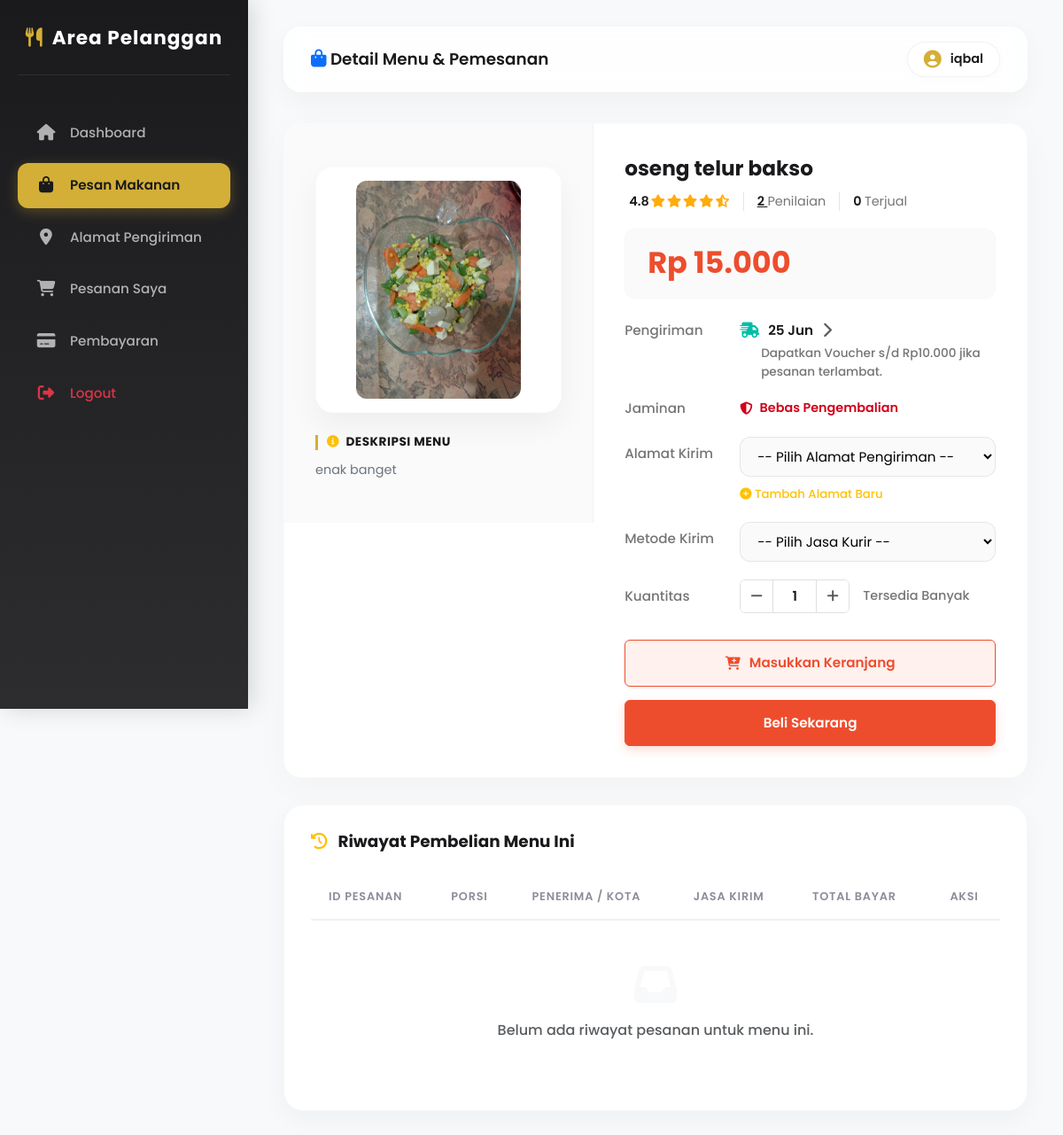
The page /pengunjung/pesan.php?id=0 (signed in) on the database its author committed.
### tables this page shows
CREATE TABLE `users` (
  `id` int(11) NOT NULL,
  `username` varchar(50) DEFAULT NULL,
  `password` varchar(255) NOT NULL,
  `role` enum('admin','petugas','pengunjung') DEFAULT NULL
);

CREATE TABLE `produk` (
  `id` int(11) NOT NULL,
  `nama` varchar(100) DEFAULT NULL,
  `deskripsi` text,
  `harga` int(11) DEFAULT NULL,
  `gambar` varchar(100) DEFAULT NULL
);

### pengunjung/pesan.php (the view, shortened to what this page needs)
<?php
include '../koneksi.php';
$user_id = $_SESSION['id'];
$q_pengunjung = mysqli_query($conn, "SELECT username FROM users WHERE id='$user_id'");
$d_pengunjung = mysqli_fetch_assoc($q_pengunjung);
$nama_pengunjung = $d_pengunjung['username'];
$id = isset($_GET['id']) ? intval($_GET['id']) : 0;
if ($id <= 0) {
    $first_prod = mysqli_fetch_assoc(mysqli_query($conn, "SELECT id FROM produk ORDER BY id ASC LIMIT 1"));
    $id = $first_prod ? intval($first_prod['id']) : 0;
}
$produk = mysqli_fetch_array(mysqli_query($conn,"SELECT * FROM produk WHERE id='$id'"));
$q_terjual = mysqli_query($conn, "SELECT SUM(dp.jumlah) as total_terjual FROM detail_pesanan dp JOIN pesanan p ON dp.pesanan_id = p.id WHERE dp.produk_id='$id'");
$d_terjual = mysqli_fetch_assoc($q_terjual);
$terjual = intval($d_terjual['total_terjual']);
$edit_data = null;
$data = mysqli_query($conn,"
SELECT p.*, a.nama_penerima, a.kota, o.nama_jasa, o.biaya, dp.jumlah, pr.nama as nama_produk
FROM pesanan p
LEFT JOIN alamat a ON p.alamat_id = a.id
LEFT JOIN ongkir o ON p.ongkir_id = o.id
LEFT JOIN detail_pesanan dp ON p.id = dp.pesanan_id
LEFT JOIN produk pr ON dp.produk_id = pr.id
WHERE p.user_id='$user_id' AND dp.produk_id='$id'
ORDER BY p.id DESC
");
?>
<!DOCTYPE html>
<html lang="id">
<head>
    <link href="https://cdnjs.cloudflare.com/ajax/libs/font-awesome/6.5.0/css/all.min.css" rel="stylesheet">
    <link href="https://cdn.jsdelivr.net/npm/bootstrap@5.3.0/dist/css/bootstrap.min.css" rel="stylesheet">
    <link href="../css/dashboard.css" rel="stylesheet">
</head>
<body>
    <?php include '../includes/sidebar_pengunjung.php'; ?>
    <div class="main-content">
        <?php
        $topbar_title = "Detail Menu & Pemesanan";
        $user_name = $nama_pengunjung;
        $topbar_icon = '<i class="fa fa-shopping-bag text-primary"></i>';
        include '../includes/topbar.php';
        ?>
        <div class="product-detail-container">
            <div class="row g-0">
                <div class="col-lg-5 col-md-6">
                    <div class="product-gallery-side">
                        <div class="product-img-card">
                            <?php if(!empty($produk['gambar']) && file_exists("../upload/".$produk['gambar'])){ ?>
                                <img src="../upload/<?= htmlspecialchars($produk['gambar']) ?>" alt="<?= htmlspecialchars($produk['nama']) ?>">
                            <?php } else { ?>
                                <i class="fa fa-utensils fa-5x text-muted"></i>
                            <?php } ?>
                        </div>
                        <div class="product-desc-box">
                            <h6><i class="fa fa-info-circle text-warning me-1"></i> Deskripsi Menu</h6>
                            <p><?= nl2br(htmlspecialchars($produk['deskripsi'])) ?></p>
                        </div>
                    </div>
                </div>
                <div class="col-lg-7 col-md-6">
                    <div class="product-info-side">
                        <h3 class="shopee-title"><?= htmlspecialchars($produk['nama']) ?></h3>
                        <div class="shopee-rating-row">
                            <div class="shopee-rating-stars">
                                <span>4.8</span>
                                <i class="fa fa-star"></i>
                                <i class="fa fa-star"></i>
                                <i class="fa fa-star"></i>
                                <i class="fa fa-star"></i>
                                <i class="fa fa-star-half-alt"></i>
                            </div>
                            <div class="shopee-penilaian-count">
                                <?= max(1, round($terjual / 2) + 2); ?> <span>Penilaian</span>
                            </div>
                            <div class="shopee-terjual-count">
                                <?= $terjual; ?> <span>Terjual</span>
                            </div>
                        </div>
                        <div class="shopee-price-box">
                            <h2 class="shopee-price-big">Rp <?= number_format($produk['harga'], 0, ',', '.'); ?></h2>
                        </div>
                        <form method="POST">
                            <div class="shopee-spec-group">
                                <div class="shopee-spec-label">Pengiriman</div>
                                <div class="shopee-spec-value shopee-shipping-details">
                                    <div class="shopee-shipping-main">
                                        <i class="fa fa-truck-fast"></i>
                                        <span><?= date('d M', strtotime('+2 days')); ?></span>
                                        <i class="fa fa-chevron-right small text-muted"></i>
                                    </div>
                                    <div class="shopee-shipping-sub">
                                        Dapatkan Voucher s/d Rp10.000 jika pesanan terlambat.
                                    </div>
                                </div>
                                <div class="shopee-spec-label">Jaminan</div>
                                <div class="shopee-spec-value">
                                    <span class="shopee-guarantee">
                                        <i class="fa fa-shield-halved"></i> Bebas Pengembalian
                                    </span>
                                </div>
                                <div class="shopee-spec-label mt-2">Alamat Kirim</div>
                                <div class="shopee-spec-value">
                                    <select name="alamat_id" class="shopee-select-box" required>
                                        <option value="">-- Pilih Alamat Pengiriman --</option>
                                    </select>
                                    <div class="mt-2 text-start">
                                        <a href="alamat.php" class="text-decoration-none small text-warning"><i class="fa fa-plus-circle"></i> Tambah Alamat Baru</a>
                                    </div>
                                </div>
                                <div class="shopee-spec-label mt-2">Metode Kirim</div>
                                <div class="shopee-spec-value">
                                    <select name="ongkir_id" class="shopee-select-box" required>
                                        <option value="">-- Pilih Jasa Kurir --</option>
                                    </select>
                                </div>
                                <div class="shopee-spec-label mt-2">Kuantitas</div>
                                <div class="shopee-spec-value d-flex align-items-center">
                                    <div class="shopee-quantity-control">
                                        <button type="button" class="shopee-quantity-btn" onclick="decreaseQty()"><i class="fa fa-minus"></i></button>
                                        <input type="number" id="qty-input" name="jumlah" class="shopee-quantity-input"
                                               value="<?= $edit_data && isset($edit_data['jumlah']) ? $edit_data['jumlah'] : (isset($_GET['jumlah']) ? intval($_GET['jumlah']) : 1) ?>"
                                               min="1" required>
                                        <button type="button" class="shopee-quantity-btn" onclick="increaseQty()"><i class="fa fa-plus"></i></button>
                                    </div>
                                    <div class="shopee-stock-info">
                                        Tersedia Banyak
                                    </div>
                                </div>
                            </div>
                            <div class="shopee-btn-container">
                                <?php if($edit_data){ ?>
                                    <button type="submit" name="action" value="beli" class="btn-shopee-edit">
                                        <i class="fa fa-save"></i> SIMPAN PERUBAHAN PESANAN
                                    </button>
                                <?php } else { ?>
                                    <button type="submit" name="action" value="keranjang" class="btn-shopee-cart">
                                        <i class="fa fa-cart-plus"></i> Masukkan Keranjang
                                    </button>
                                    <button type="submit" name="action" value="beli" class="btn-shopee-buy">
                                        Beli Sekarang
                                    </button>
                                <?php } ?>
                            </div>
                        </form>
                    </div>
                </div>
            </div>
        </div>
        <div class="card-premium">
            <h5 class="card-title-premium mb-4"><i class="fa fa-history text-warning"></i> Riwayat Pembelian Menu Ini</h5>
            <div class="table-responsive">
                <table class="table-premium">
                    <thead>
                        <tr>
                            <th>ID Pesanan</th>
                            <th>Porsi</th>
                            <th>Penerima / Kota</th>
                            <th>Jasa Kirim</th>
                            <th>Total Bayar</th>
                            <th class="text-center">Aksi</th>
                        </tr>
                    </thead>
                    <tbody>
                        <?php if(mysqli_num_rows($data) > 0){ ?>
                            <?php while($d=mysqli_fetch_array($data)){ ?>
                            <tr>
                                <td>
                                    <span class="fw-bold">#<?= $d['id'] ?></span>
                                    <div class="small text-muted"><?= date('d-m-Y H:i', strtotime($d['tanggal'])) ?></div>
                                </td>
                                <td>
                                    <span class="badge bg-secondary rounded-pill px-3 py-2"><?= $d['jumlah'] ? $d['jumlah'] : '1' ?> Porsi</span>
                                </td>
                                <td>
                                    <div class="fw-medium"><?= htmlspecialchars($d['nama_penerima'] ? $d['nama_penerima'] : '-') ?></div>
                                    <div class="small text-muted"><i class="fa fa-map-marker-alt text-danger me-1"></i> <?= htmlspecialchars($d['kota'] ? $d['kota'] : '-') ?></div>
                                </td>
                                <td>
                                    <div class="fw-medium text-info"><i class="fa fa-truck me-1"></i> <?= htmlspecialchars($d['nama_jasa'] ? $d['nama_jasa'] : '-') ?></div>
                                    <div class="small text-muted">Biaya: Rp <?= number_format($d['biaya'], 0, ',', '.') ?></div>
                                </td>
                                <td>
                                    <span class="price-badge">
                                        Rp <?= number_format($d['total'], 0, ',', '.') ?>
                                    </span>
                                </td>
                                <td class="text-center">
                                    <a href="?id=<?= $id ?>&edit=<?= $d['id'] ?>" class="btn-action-premium btn-edit-premium me-1" title="Edit Rincian">
                                        <i class="fa fa-edit"></i>
                                    </a>
                                    <button type="button" class="btn-action-premium btn-delete-premium" onclick="konfirmasiHapus('?id=<?= $id ?>&hapus=<?= $d['id'] ?>')" title="Batalkan">
                                        <i class="fa fa-times"></i>
                                    </button>
                                </td>
                            </tr>
                            <?php } ?>
                        <?php } else { ?>
                            <tr>
                                <td colspan="6" class="text-center py-5 text-muted">
                                    <i class="fa fa-inbox fa-3x mb-3 text-light"></i><br>
                                    Belum ada riwayat pesanan untuk menu ini.
                                </td>
                            </tr>
                        <?php } ?>
                    </tbody>
                </table>
            </div>
        </div>
    </div>
</body>
</html>

### includes/topbar.php (shortened to what this page needs)
<div class="topbar">
    <div class="topbar-title">
        <h5><?= isset($topbar_icon) ? $topbar_icon : '<i class="fa fa-chart-pie"></i>' ?> <?= htmlspecialchars($topbar_title) ?></h5>
    </div>
    <div class="topbar-profile">
        <div class="topbar-user">
            <i class="fa fa-user-circle"></i> <span><?= htmlspecialchars($user_name) ?></span>
        </div>
    </div>
</div>

### css/dashboard.css (style rules this page uses)
:root { --gold: #D4AF37; --gold-dark: #AA8C2C; --gold-light: rgba(212, 175, 55, 0.15); --dark: #1A1A1D; --dark-medium: #242428; --sidebar-bg: linear-gradient(180deg, #1A1A1D 0%, #2D2D30 100%); --bg-light: #F8F9FA; --card-shadow: 0 10px 30px rgba(0, 0, 0, 0.04); --hover-shadow: 0 15px 35px rgba(212, 175, 55, 0.12); --transition: all 0.3s cubic-bezier(0.25, 0.8, 0.25, 1); }
* { margin: 0; padding: 0; box-sizing: border-box; }
body { font-family: 'Poppins', sans-serif; background-color: var(--bg-light); color: var(--dark); min-height: 100vh; overflow-x: hidden; }
.main-content { margin-left: 280px; padding: 30px 40px; transition: var(--transition); min-height: 100vh; }
.topbar { background: rgba(255, 255, 255, 0.85); backdrop-filter: blur(12px); -webkit-backdrop-filter: blur(12px); padding: 16px 30px; border-radius: 20px; margin-bottom: 35px; display: flex; justify-content: space-between; align-items: center; box-shadow: var(--card-shadow); border: 1px solid rgba(255, 255, 255, 0.5); }
.topbar-title { display: flex; align-items: center; gap: 12px; }
.topbar-title h5 { margin: 0; font-weight: 600; color: var(--dark); font-size: 1.15rem; }
.topbar-title i { color: var(--gold); font-size: 1.25rem; }
.topbar-profile { display: flex; align-items: center; gap: 12px; }
.topbar-user { display: flex; align-items: center; gap: 10px; background: #ffffff; padding: 8px 18px; border-radius: 30px; border: 1px solid rgba(0, 0, 0, 0.05); box-shadow: 0 2px 8px rgba(0, 0, 0, 0.02); font-weight: 600; color: var(--dark); font-size: 0.9rem; }
.topbar-user i { font-size: 1.25rem; color: var(--gold); }
.card-premium { background: #ffffff; border-radius: 22px; border: 1px solid rgba(0, 0, 0, 0.03); padding: 30px; box-shadow: var(--card-shadow); transition: var(--transition); }
.card-title-premium { font-weight: 700; color: var(--dark); font-size: 1.15rem; margin-bottom: 25px; display: flex; align-items: center; gap: 12px; }
.card-title-premium i { color: var(--gold); }
.table-responsive { scrollbar-width: none; }
.table-premium { width: 100%; margin-bottom: 0; }
.table-premium th { border-bottom: 2px solid #f0f0f5; color: #8c8c9a; font-weight: 600; text-transform: uppercase; font-size: 0.8rem; letter-spacing: 0.8px; padding: 16px 20px; background-color: transparent; }
.table-premium td { vertical-align: middle; padding: 16px 20px; color: var(--dark); font-weight: 500; border-bottom: 1px solid #f2f2f7; background-color: transparent; transition: var(--transition); }
.table-premium tbody tr { transition: var(--transition); }
.table-premium tbody tr:last-child td { border-bottom: none; }

### rows shown on the page
users: username "iqbal"
produk: gambar (picture), deskripsi "enak banget", nama "oseng telur bakso", harga "15.000"

### other values the page prints
$topbar_title "Detail Menu & Pemesanan"
max(1, round($terjual / 2) + 2) "2"
$terjual "0"
